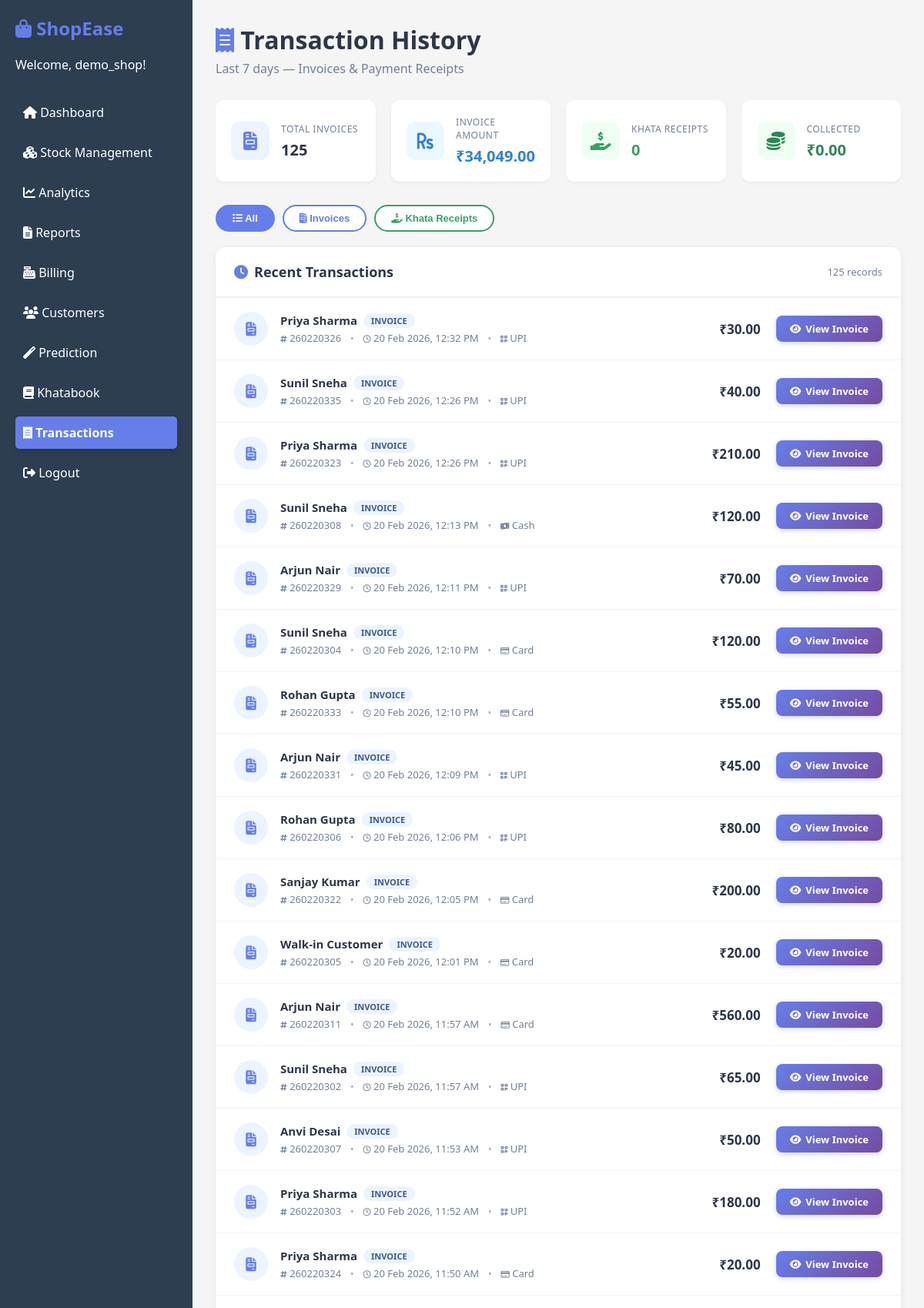
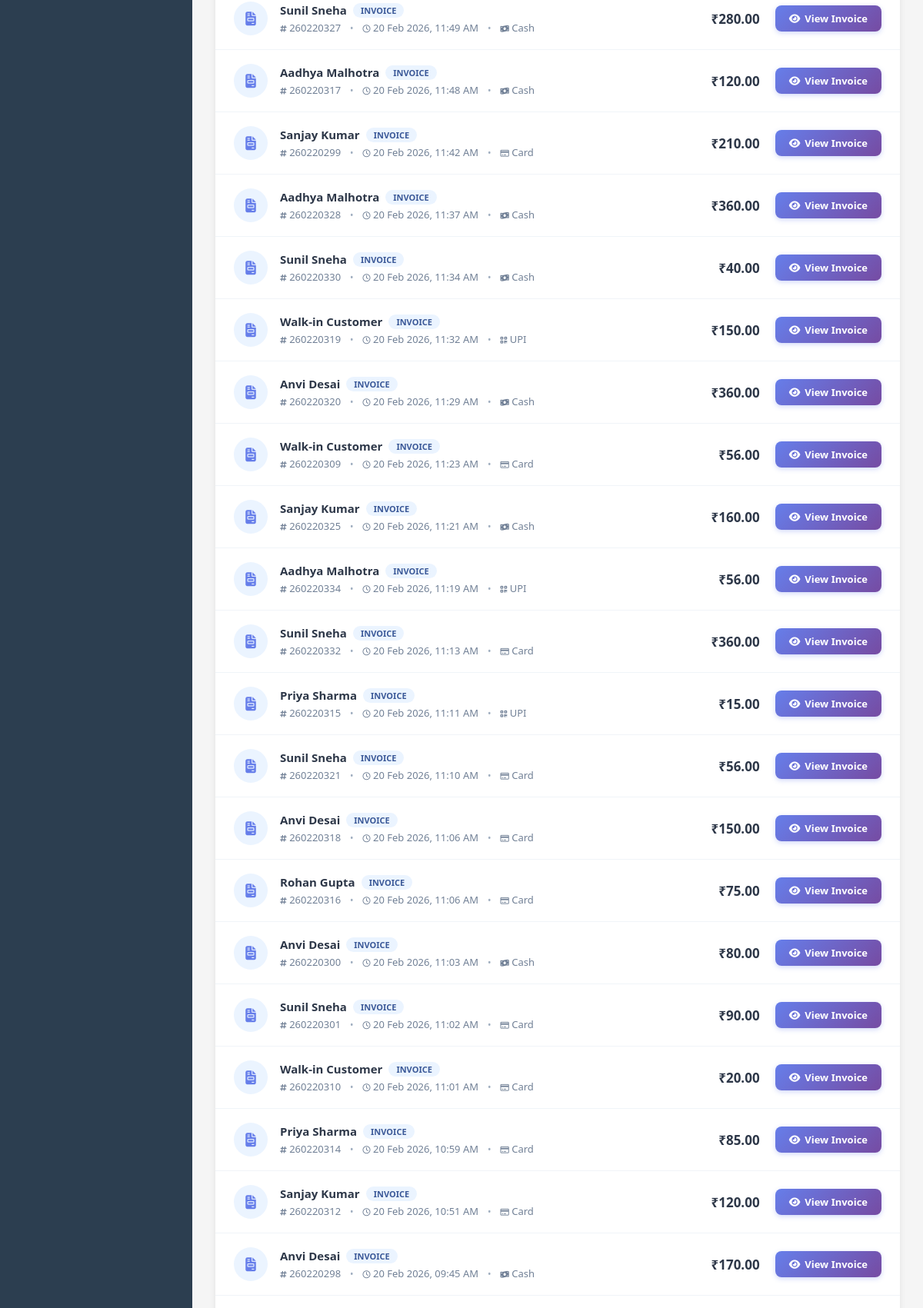
Page /transactions (signed in, upper part) on the committed database (2 pictures, top to bottom).
### src/shopease/models.py (models this page shows)
class Transaction(db.Model):
    id = db.Column(db.Integer, primary_key=True)
    txn_type = db.Column(db.String(20), nullable=False)       # 'invoice' or 'khata_receipt'
    txn_ref = db.Column(db.String(50), nullable=False)         # Invoice # or Receipt #
    customer_name = db.Column(db.String(200))
    customer_phone = db.Column(db.String(20))
    amount = db.Column(db.Numeric(10, 2), nullable=False)
    payment_method = db.Column(db.String(50))                  # Card, UPI, Cash, Khata
    data = db.Column(db.Text)                                  # JSON blob with full details
    date = db.Column(db.DateTime, default=datetime.utcnow)
    user_id = db.Column(db.Integer, db.ForeignKey('user.id'))

### src/shopease/blueprints/transactions.py (the view)
@transactions_bp.route('/transactions')
def index():
    if 'user_id' not in session:
        return redirect('/login')
    user_id = session['user_id']
    week_ago = datetime.now() - timedelta(days=7)
    transactions = Transaction.query.filter(
        Transaction.user_id == user_id,
        Transaction.date >= week_ago
    ).order_by(Transaction.date.desc()).all()
    total_invoices = sum(1 for t in transactions if t.txn_type == 'invoice')
    total_receipts = sum(1 for t in transactions if t.txn_type == 'khata_receipt')
    total_invoice_amount = sum(float(t.amount) for t in transactions if t.txn_type == 'invoice')
    total_receipt_amount = sum(float(t.amount) for t in transactions if t.txn_type == 'khata_receipt')
    return render_template('transaction_history.html',
                           transactions=transactions,
                           total_invoices=total_invoices,
                           total_receipts=total_receipts,
                           total_invoice_amount=total_invoice_amount,
                           total_receipt_amount=total_receipt_amount)

### src/shopease/templates/transaction_history.html (shortened to what this page needs)
{% extends "base.html" %}
{% block content %}
<div class="page-header">
    <div>
        <h1 style="margin:0;color:#2d3748;"><i class="fas fa-receipt" style="color:#667eea;"></i> Transaction History</h1>
        <p style="color:#718096;margin-top:5px;">Last 7 days — Invoices & Payment Receipts</p>
    </div>
</div>
<div class="metrics-row">
    <div class="metric-card">
        <div class="metric-icon" style="background:#ebf4ff;color:#667eea;">
            <i class="fas fa-file-invoice"></i>
        </div>
        <div class="metric-content">
            <span class="metric-label">Total Invoices</span>
            <span class="metric-value">{{ total_invoices }}</span>
        </div>
    </div>
    <div class="metric-card">
        <div class="metric-icon" style="background:#ebf8ff;color:#3182ce;">
            <i class="fas fa-rupee-sign"></i>
        </div>
        <div class="metric-content">
            <span class="metric-label">Invoice Amount</span>
            <span class="metric-value" style="color:#3182ce;">₹{{ "{:,.2f}".format(total_invoice_amount) }}</span>
        </div>
    </div>
    <div class="metric-card">
        <div class="metric-icon" style="background:#f0fff4;color:#38a169;">
            <i class="fas fa-hand-holding-usd"></i>
        </div>
        <div class="metric-content">
            <span class="metric-label">Khata Receipts</span>
            <span class="metric-value" style="color:#38a169;">{{ total_receipts }}</span>
        </div>
    </div>
    <div class="metric-card">
        <div class="metric-icon" style="background:#f0fff4;color:#2f855a;">
            <i class="fas fa-coins"></i>
        </div>
        <div class="metric-content">
            <span class="metric-label">Collected</span>
            <span class="metric-value" style="color:#2f855a;">₹{{ "{:,.2f}".format(total_receipt_amount) }}</span>
        </div>
    </div>
</div>
<div style="display:flex;gap:10px;margin-bottom:20px;flex-wrap:wrap;">
    <button onclick="filterTxns('all')" id="filter-all" class="txn-filter-btn active-filter"
            style="padding:8px 20px;border:2px solid #667eea;background:#667eea;color:white;border-radius:20px;cursor:pointer;font-size:13px;font-weight:600;transition:all 0.2s;">
        <i class="fas fa-list"></i> All
    </button>
    <button onclick="filterTxns('invoice')" id="filter-invoice" class="txn-filter-btn"
            style="padding:8px 20px;border:2px solid #667eea;background:white;color:#667eea;border-radius:20px;cursor:pointer;font-size:13px;font-weight:600;transition:all 0.2s;">
        <i class="fas fa-file-invoice"></i> Invoices
    </button>
    <button onclick="filterTxns('khata_receipt')" id="filter-khata_receipt" class="txn-filter-btn"
            style="padding:8px 20px;border:2px solid #38a169;background:white;color:#38a169;border-radius:20px;cursor:pointer;font-size:13px;font-weight:600;transition:all 0.2s;">
        <i class="fas fa-hand-holding-usd"></i> Khata Receipts
    </button>
</div>
<div style="background:white;border-radius:12px;box-shadow:0 2px 8px rgba(0,0,0,0.08);overflow:hidden;">
    <div style="padding:20px 24px;border-bottom:2px solid #edf2f7;display:flex;justify-content:space-between;align-items:center;">
        <h2 style="margin:0;font-size:18px;color:#2d3748;">
            <i class="fas fa-clock" style="color:#667eea;margin-right:8px;"></i>Recent Transactions
        </h2>
        <span style="font-size:13px;color:#718096;">{{ transactions|length }} records</span>
    </div>
    {% if transactions %}
    <div id="txn-list">
        {% for txn in transactions %}
        <div class="txn-row" data-type="{{ txn.txn_type }}"
             style="display:flex;align-items:center;padding:18px 24px;border-bottom:1px solid #f0f4f8;transition:background 0.15s;"
             onmouseover="this.style.background='#f7fafc'" onmouseout="this.style.background='white'">
            <div style="flex-shrink:0;margin-right:16px;">
                {% if txn.txn_type == 'invoice' %}
                    {% if txn.payment_method == 'Khata' %}
                    <div style="width:44px;height:44px;background:#fffbeb;border-radius:50%;display:flex;align-items:center;justify-content:center;">
                        <i class="fas fa-book" style="color:#d97706;font-size:18px;"></i>
                    </div>
                    {% else %}
                    <div style="width:44px;height:44px;background:#ebf4ff;border-radius:50%;display:flex;align-items:center;justify-content:center;">
                        <i class="fas fa-file-invoice" style="color:#667eea;font-size:18px;"></i>
                    </div>
                    {% endif %}
                {% else %}
                <div style="width:44px;height:44px;background:#f0fff4;border-radius:50%;display:flex;align-items:center;justify-content:center;">
                    <i class="fas fa-hand-holding-usd" style="color:#38a169;font-size:18px;"></i>
                </div>
                {% endif %}
            </div>
            <div style="flex:1;min-width:0;">
                <div style="display:flex;align-items:center;gap:8px;flex-wrap:wrap;">
                    <span style="font-weight:700;color:#2d3748;font-size:15px;">{{ txn.customer_name }}</span>
                    {% if txn.txn_type == 'invoice' %}
                        {% if txn.payment_method == 'Khata' %}
                        <span style="background:#fffbeb;color:#92400e;padding:2px 10px;border-radius:12px;font-size:11px;font-weight:600;">CREDIT</span>
                        {% else %}
                        <span style="background:#ebf4ff;color:#3b5998;padding:2px 10px;border-radius:12px;font-size:11px;font-weight:600;">INVOICE</span>
                        {% endif %}
                    {% else %}
                    <span style="background:#f0fff4;color:#276749;padding:2px 10px;border-radius:12px;font-size:11px;font-weight:600;">RECEIPT</span>
                    {% endif %}
                </div>
                <div style="display:flex;align-items:center;gap:12px;margin-top:4px;flex-wrap:wrap;">
                    <span style="color:#718096;font-size:13px;">
                        <i class="fas fa-hashtag" style="font-size:10px;"></i> {{ txn.txn_ref }}
                    </span>
                    <span style="color:#a0aec0;font-size:12px;">•</span>
                    <span style="color:#718096;font-size:13px;">
                        <i class="far fa-clock" style="font-size:10px;"></i> {{ txn.date.strftime('%d %b %Y, %I:%M %p') }}
                    </span>
                    <span style="color:#a0aec0;font-size:12px;">•</span>
                    <span style="color:#718096;font-size:13px;">
                        {% if txn.payment_method == 'Card' %}
                            <i class="far fa-credit-card" style="font-size:10px;"></i>
                        {% elif txn.payment_method == 'UPI' %}
                            <i class="fas fa-qrcode" style="font-size:10px;"></i>
                        {% elif txn.payment_method == 'Cash' %}
                            <i class="fas fa-money-bill-wave" style="font-size:10px;"></i>
                        {% elif txn.payment_method == 'Khata' %}
                            <i class="fas fa-book" style="font-size:10px;"></i>
                        {% endif %}
                        {{ txn.payment_method }}
                    </span>
                </div>
            </div>
            <div style="text-align:right;margin-right:20px;">
                {% if txn.txn_type == 'invoice' %}
                <div style="font-weight:700;font-size:17px;color:#2d3748;">₹{{ "{:,.2f}".format(txn.amount|float) }}</div>
                {% else %}
                <div style="font-weight:700;font-size:17px;color:#38a169;">+₹{{ "{:,.2f}".format(txn.amount|float) }}</div>
                {% endif %}
            </div>
            <a href="{{ url_for('transactions.view_transaction', txn_id=txn.id) }}"
               style="flex-shrink:0;padding:8px 18px;background:linear-gradient(135deg,#667eea,#764ba2);color:white;border-radius:8px;text-decoration:none;font-size:13px;font-weight:600;display:flex;align-items:center;gap:6px;transition:all 0.2s;box-shadow:0 2px 6px rgba(102,126,234,0.3);"
               onmouseover="this.style.transform='translateY(-1px)';this.style.boxShadow='0 4px 12px rgba(102,126,234,0.4)'"
               onmouseout="this.style.transform='none';this.style.boxShadow='0 2px 6px rgba(102,126,234,0.3)'">
                <i class="fas fa-eye"></i>
                {% if txn.txn_type == 'invoice' %}View Invoice{% else %}View Receipt{% endif %}
            </a>
        </div>
        {% endfor %}
    </div>
    {% endif %}
</div>
{% endblock %}

### src/shopease/static/style.css (style rules this page uses)
* { margin: 0; padding: 0; box-sizing: border-box; }
body { font-family: 'Segoe UI', Tahoma, Geneva, Verdana, sans-serif; background: #f5f5f5; }
.metrics-row { display: grid; grid-template-columns: repeat(auto-fit, minmax(200px, 1fr)); gap: 20px; margin-bottom: 30px; }
.metric-card { background: white; padding: 20px; border-radius: 12px; box-shadow: 0 2px 4px rgba(0,0,0,0.05); display: flex; align-items: center; gap: 15px; transition: transform 0.2s; }
.metric-icon { width: 50px; height: 50px; background: #ebf4ff; border-radius: 12px; display: flex; align-items: center; justify-content: center; font-size: 24px; color: #667eea; }
.metric-content { flex: 1; }
.metric-label { font-size: 12px; color: #718096; display: block; margin-bottom: 5px; text-transform: uppercase; letter-spacing: 0.5px; }
.metric-value { font-size: 20px; font-weight: bold; color: #2d3748; }
.page-header { display: flex; justify-content: space-between; align-items: center; margin-bottom: 30px; }

### rows in the picture
Transaction: txn_type "invoice" (drawn), customer_name "Priya Sharma", txn_ref "260220326", date "20 Feb 2026, 12:32 PM", payment_method "UPI", amount "30.00"
Transaction: txn_type "invoice" (drawn), customer_name "Sunil Sneha", txn_ref "260220335", date "20 Feb 2026, 12:26 PM", payment_method "UPI", amount "40.00"
Transaction: txn_type "invoice" (drawn), customer_name "Priya Sharma", txn_ref "260220323", date "20 Feb 2026, 12:26 PM", payment_method "UPI", amount "210.00"
Transaction: txn_type "invoice" (drawn), customer_name "Sunil Sneha", txn_ref "260220308", date "20 Feb 2026, 12:13 PM", payment_method "Cash", amount "120.00"
Transaction: txn_type "invoice" (drawn), customer_name "Arjun Nair", txn_ref "260220329", date "20 Feb 2026, 12:11 PM", payment_method "UPI", amount "70.00"
Transaction: txn_type "invoice" (drawn), customer_name "Sunil Sneha", txn_ref "260220304", date "20 Feb 2026, 12:10 PM", payment_method "Card", amount "120.00"
Transaction: txn_type "invoice" (drawn), customer_name "Rohan Gupta", txn_ref "260220333", date "20 Feb 2026, 12:10 PM", payment_method "Card", amount "55.00"
Transaction: txn_type "invoice" (drawn), customer_name "Arjun Nair", txn_ref "260220331", date "20 Feb 2026, 12:09 PM", payment_method "UPI", amount "45.00"
Transaction: txn_type "invoice" (drawn), customer_name "Rohan Gupta", txn_ref "260220306", date "20 Feb 2026, 12:06 PM", payment_method "UPI", amount "80.00"
Transaction: txn_type "invoice" (drawn), customer_name "Sanjay Kumar", txn_ref "260220322", date "20 Feb 2026, 12:05 PM", payment_method "Card", amount "200.00"
Transaction: txn_type "invoice" (drawn), customer_name "Walk-in Customer", txn_ref "260220305", date "20 Feb 2026, 12:01 PM", payment_method "Card", amount "20.00"
Transaction: txn_type "invoice" (drawn), customer_name "Arjun Nair", txn_ref "260220311", date "20 Feb 2026, 11:57 AM", payment_method "Card", amount "560.00"
Transaction: txn_type "invoice" (drawn), customer_name "Sunil Sneha", txn_ref "260220302", date "20 Feb 2026, 11:57 AM", payment_method "UPI", amount "65.00"
Transaction: txn_type "invoice" (drawn), customer_name "Anvi Desai", txn_ref "260220307", date "20 Feb 2026, 11:53 AM", payment_method "UPI", amount "50.00"
Transaction: txn_type "invoice" (drawn), customer_name "Priya Sharma", txn_ref "260220303", date "20 Feb 2026, 11:52 AM", payment_method "UPI", amount "180.00"
Transaction: txn_type "invoice" (drawn), customer_name "Priya Sharma", txn_ref "260220324", date "20 Feb 2026, 11:50 AM", payment_method "Card", amount "20.00"
Transaction: txn_type "invoice" (drawn), customer_name "Sunil Sneha", txn_ref "260220327", date "20 Feb 2026, 11:49 AM", payment_method "Cash", amount "280.00"
Transaction: txn_type "invoice" (drawn), customer_name "Aadhya Malhotra", txn_ref "260220317", date "20 Feb 2026, 11:48 AM", payment_method "Cash", amount "120.00"
Transaction: txn_type "invoice" (drawn), customer_name "Sanjay Kumar", txn_ref "260220299", date "20 Feb 2026, 11:42 AM", payment_method "Card", amount "210.00"
Transaction: txn_type "invoice" (drawn), customer_name "Aadhya Malhotra", txn_ref "260220328", date "20 Feb 2026, 11:37 AM", payment_method "Cash", amount "360.00"
Transaction: txn_type "invoice" (drawn), customer_name "Sunil Sneha", txn_ref "260220330", date "20 Feb 2026, 11:34 AM", payment_method "Cash", amount "40.00"
Transaction: txn_type "invoice" (drawn), customer_name "Walk-in Customer", txn_ref "260220319", date "20 Feb 2026, 11:32 AM", payment_method "UPI", amount "150.00"
Transaction: txn_type "invoice" (drawn), customer_name "Anvi Desai", txn_ref "260220320", date "20 Feb 2026, 11:29 AM", payment_method "Cash", amount "360.00"
Transaction: txn_type "invoice" (drawn), customer_name "Walk-in Customer", txn_ref "260220309", date "20 Feb 2026, 11:23 AM", payment_method "Card", amount "56.00"
Transaction: txn_type "invoice" (drawn), customer_name "Sanjay Kumar", txn_ref "260220325", date "20 Feb 2026, 11:21 AM", payment_method "Cash", amount "160.00"
Transaction: txn_type "invoice" (drawn), customer_name "Aadhya Malhotra", txn_ref "260220334", date "20 Feb 2026, 11:19 AM", payment_method "UPI", amount "56.00"
Transaction: txn_type "invoice" (drawn), customer_name "Sunil Sneha", txn_ref "260220332", date "20 Feb 2026, 11:13 AM", payment_method "Card", amount "360.00"
Transaction: txn_type "invoice" (drawn), customer_name "Priya Sharma", txn_ref "260220315", date "20 Feb 2026, 11:11 AM", payment_method "UPI", amount "15.00"
Transaction: txn_type "invoice" (drawn), customer_name "Sunil Sneha", txn_ref "260220321", date "20 Feb 2026, 11:10 AM", payment_method "Card", amount "56.00"
Transaction: txn_type "invoice" (drawn), customer_name "Anvi Desai", txn_ref "260220318", date "20 Feb 2026, 11:06 AM", payment_method "Card", amount "150.00"
Transaction: txn_type "invoice" (drawn), customer_name "Rohan Gupta", txn_ref "260220316", date "20 Feb 2026, 11:06 AM", payment_method "Card", amount "75.00"
Transaction: txn_type "invoice" (drawn), customer_name "Anvi Desai", txn_ref "260220300", date "20 Feb 2026, 11:03 AM", payment_method "Cash", amount "80.00"
Transaction: txn_type "invoice" (drawn), customer_name "Sunil Sneha", txn_ref "260220301", date "20 Feb 2026, 11:02 AM", payment_method "Card", amount "90.00"
Transaction: txn_type "invoice" (drawn), customer_name "Walk-in Customer", txn_ref "260220310", date "20 Feb 2026, 11:01 AM", payment_method "Card", amount "20.00"
Transaction: txn_type "invoice" (drawn), customer_name "Priya Sharma", txn_ref "260220314", date "20 Feb 2026, 10:59 AM", payment_method "Card", amount "85.00"
Transaction: txn_type "invoice" (drawn), customer_name "Sanjay Kumar", txn_ref "260220312", date "20 Feb 2026, 10:51 AM", payment_method "Card", amount "120.00"
Transaction: txn_type "invoice" (drawn), customer_name "Anvi Desai", txn_ref "260220298", date "20 Feb 2026, 09:45 AM", payment_method "Cash", amount "170.00"

### other values in the picture
{{ session.get('username', 'User') }} "demo_shop"
{{ total_invoices }} "125"
{{ "{:,.2f}".format(total_invoice_amount) }} "34,049.00"
{{ total_receipts }} "0"
{{ "{:,.2f}".format(total_receipt_amount) }} "0.00"
{{ transactions|length }} "125"
